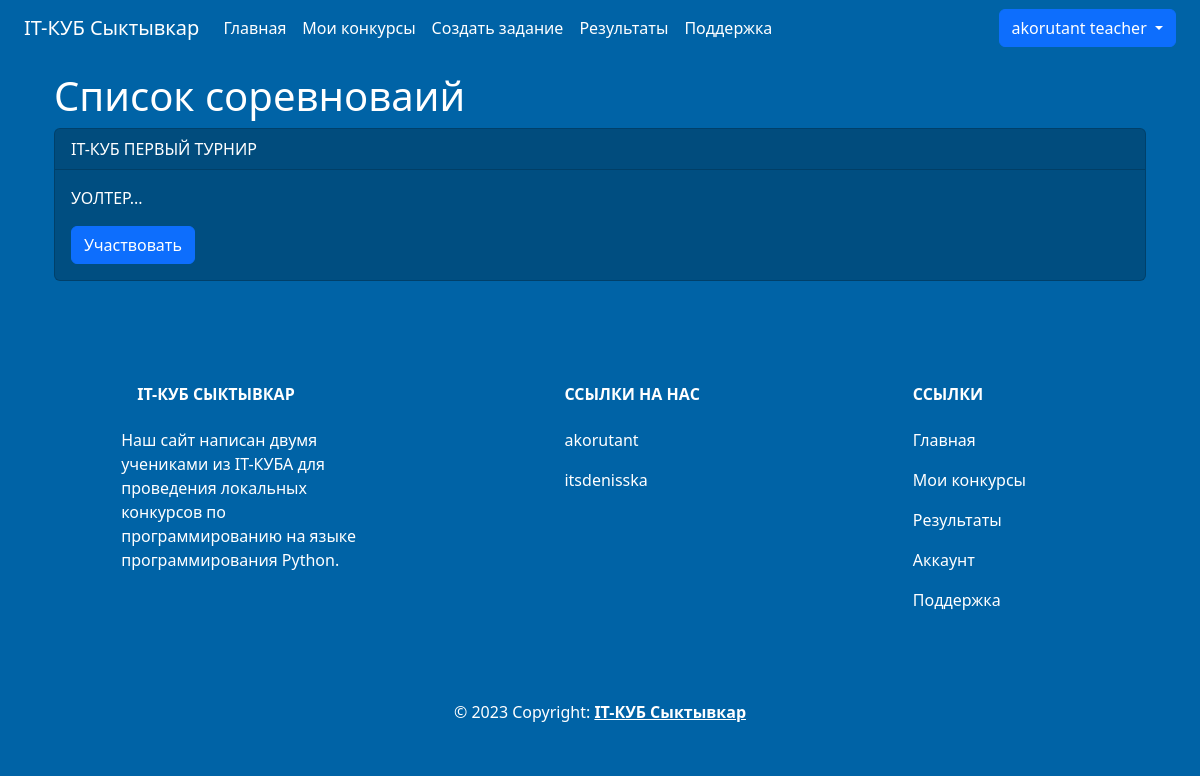
Before: /contests (signed in) with the older database file.
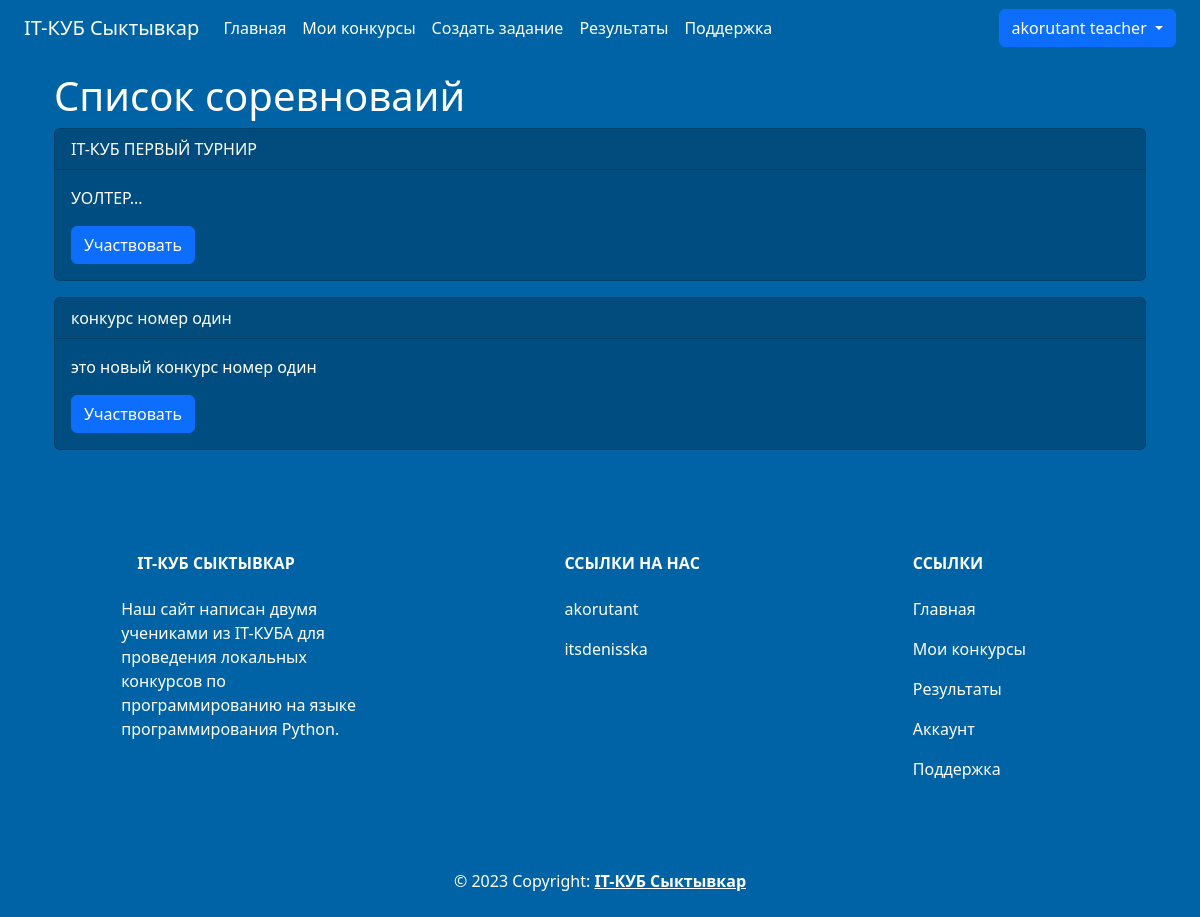
After: the same page with the newer database file.
### data/contests.py (models this page shows)
class Contest(SqlAlchemyBase):
    __tablename__ = "contests"
    id = sqlalchemy.Column(sqlalchemy.Integer,
                           primary_key=True, autoincrement=True)
    title = sqlalchemy.Column(sqlalchemy.String, nullable=False, unique=True)
    description = sqlalchemy.Column(sqlalchemy.String, nullable=False)
    author_id = sqlalchemy.Column(sqlalchemy.Integer,
                                  sqlalchemy.ForeignKey("teachers.user_id"))
    deadline = sqlalchemy.Column(sqlalchemy.DateTime, nullable=False)
    teacher = orm.relationship('Teacher')
    tasks = orm.relationship('Task', secondary='contest_to_task', backref='contest')

### main.py (the view)
@app.route("/contests")
@login_required
def contests():
    db_sess = db_session.create_session()
    contests_list = db_sess.query(Contest).all()
    return render_template('contests.html',
                           title="Список конкурсов",
                           contests=contests_list)

### data/db_session.py (called while the page is built)
def create_session() -> Session:
    global __factory
    return __factory()

### main.py (called while the page is built)
@login_manager.user_loader
def load_user(user_id):
    db_sess = db_session.create_session()
    return db_sess.query(User).get(user_id)

### templates/contests.html
{% extends "base.html" %} {% block content %}
{% if contests %}
<div class="container mt-3 text-white">
    <h1>Список соревноваий</h1>
    {% for contest in contests %}
    <div class="card card-background mb-3">
        <div class="card-header text-white">{{ contest.title }}</div>
        <div class="card-body text-white">
            <p class="card-text">{{ contest.description }}</p>
            <a href="{{ url_for('contests_list', contest_id=contest.id) }}" class="btn btn-primary">Участвовать</a>
        </div>
    </div>
    {% endfor %}
</div>
{% else %}
<h1 class="text-white mt-5">В данный момент нет соревнований</h1>
{% endif %}
{% endblock %}

Changed rows visible on the page:
added Contest: title "конкурс номер один", description "это новый конкурс номер один"
